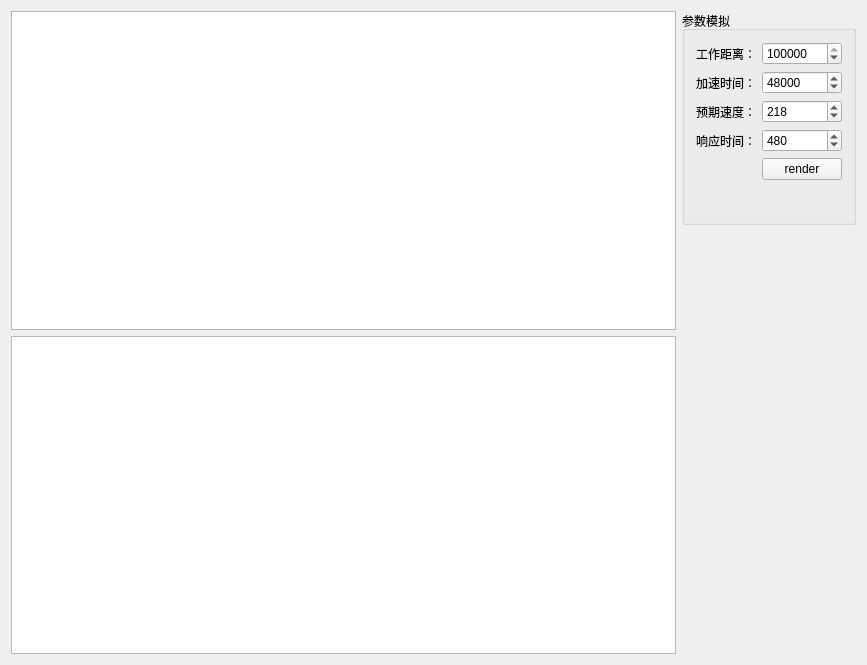
<?xml version="1.0" encoding="UTF-8"?>
<ui version="4.0">
 <class>TrajectorySimulationClass</class>
 <widget class="QWidget" name="TrajectorySimulationClass">
  <property name="geometry">
   <rect>
    <x>0</x>
    <y>0</y>
    <width>867</width>
    <height>665</height>
   </rect>
  </property>
  <property name="windowTitle">
   <string>TrajectorySimulation</string>
  </property>
  <layout class="QHBoxLayout" name="horizontalLayout" stretch="4,1">
   <item>
    <layout class="QVBoxLayout" name="verticalLayout_2">
     <item>
      <widget class="QChartView" name="postionGraphicsView"/>
     </item>
     <item>
      <widget class="QChartView" name="velocityGraphicsView"/>
     </item>
    </layout>
   </item>
   <item>
    <layout class="QVBoxLayout" name="verticalLayout" stretch="1,2">
     <item>
      <widget class="QGroupBox" name="groupBox">
       <property name="title">
        <string>参数模拟</string>
       </property>
       <layout class="QFormLayout" name="formLayout">
        <item row="0" column="0">
         <widget class="QLabel" name="label">
          <property name="text">
           <string>工作距离：</string>
          </property>
         </widget>
        </item>
        <item row="0" column="1">
         <widget class="QSpinBox" name="workDistanceBox">
          <property name="maximum">
           <number>10000000</number>
          </property>
          <property name="value">
           <number>7077888</number>
          </property>
         </widget>
        </item>
        <item row="1" column="0">
         <widget class="QLabel" name="label_2">
          <property name="text">
           <string>加速时间：</string>
          </property>
         </widget>
        </item>
        <item row="1" column="1">
         <widget class="QSpinBox" name="accTimeBox">
          <property name="maximum">
           <number>10000000</number>
          </property>
          <property name="value">
           <number>48000</number>
          </property>
         </widget>
        </item>
        <item row="2" column="0">
         <widget class="QLabel" name="label_3">
          <property name="text">
           <string>预期速度：</string>
          </property>
         </widget>
        </item>
        <item row="2" column="1">
         <widget class="QSpinBox" name="dstSpeedBox">
          <property name="maximum">
           <number>10000000</number>
          </property>
          <property name="value">
           <number>218</number>
          </property>
         </widget>
        </item>
        <item row="3" column="0">
         <widget class="QLabel" name="label_4">
          <property name="text">
           <string>响应时间：</string>
          </property>
         </widget>
        </item>
        <item row="3" column="1">
         <widget class="QSpinBox" name="responseBox">
          <property name="maximum">
           <number>10000000</number>
          </property>
          <property name="value">
           <number>480</number>
          </property>
         </widget>
        </item>
        <item row="4" column="1">
         <widget class="QPushButton" name="renderButton">
          <property name="text">
           <string>render</string>
          </property>
         </widget>
        </item>
       </layout>
      </widget>
     </item>
     <item>
      <spacer name="verticalSpacer">
       <property name="orientation">
        <enum>Qt::Vertical</enum>
       </property>
       <property name="sizeHint" stdset="0">
        <size>
         <width>20</width>
         <height>40</height>
        </size>
       </property>
      </spacer>
     </item>
    </layout>
   </item>
  </layout>
 </widget>
 <layoutdefault spacing="6" margin="11"/>
 <customwidgets>
  <customwidget>
   <class>QChartView</class>
   <extends>QGraphicsView</extends>
   <header>qchartview.h</header>
  </customwidget>
 </customwidgets>
 <resources>
  <include location="TrajectorySimulation.qrc"/>
 </resources>
 <connections/>
</ui>
